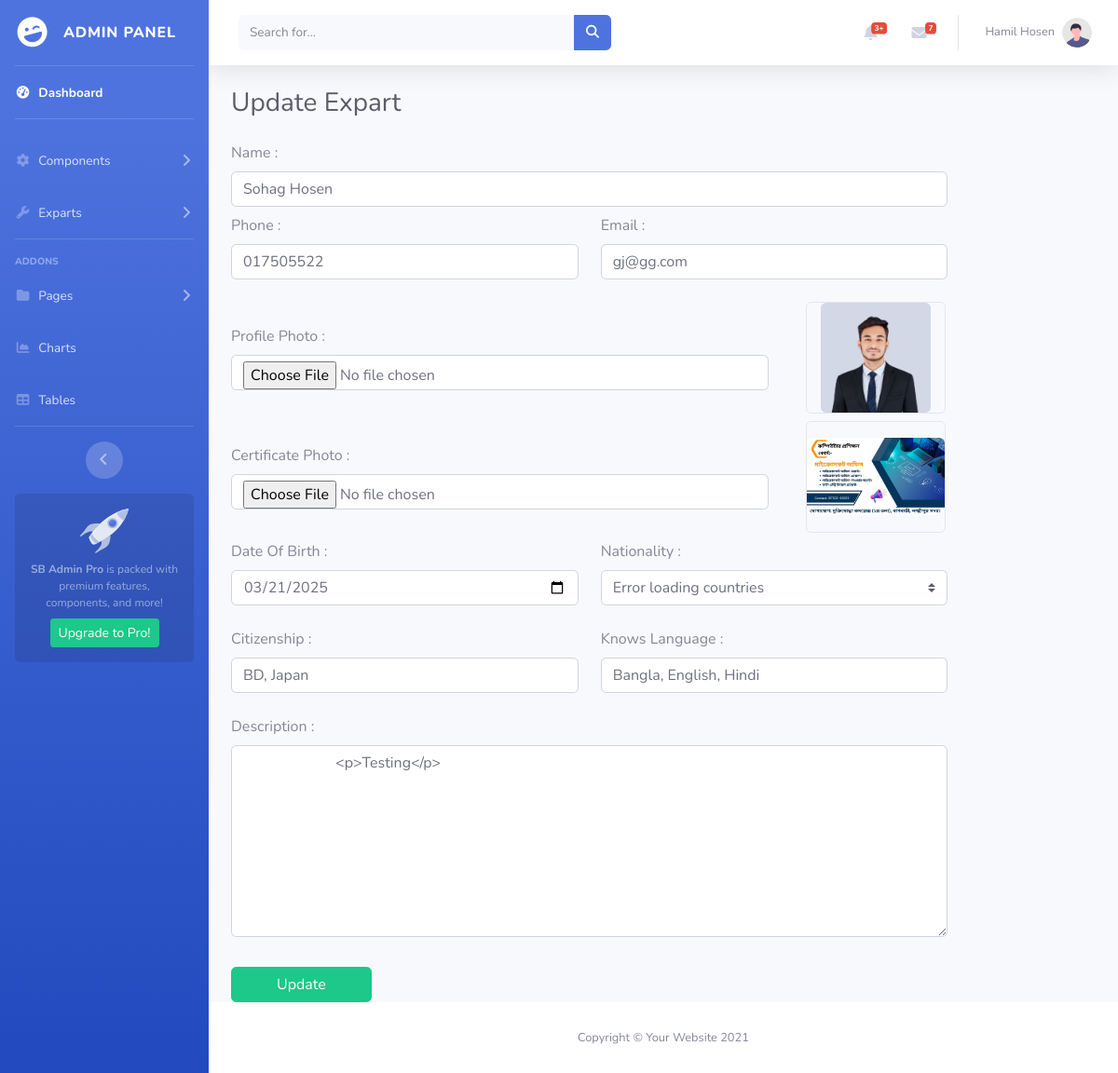
Page /edit-expart.php?expart_id=2597891831 (signed in) on the committed database.
### tables this page shows
CREATE TABLE `exparts` (
  `id` int(11) NOT NULL,
  `name` varchar(100) NOT NULL,
  `phone` varchar(100) NOT NULL,
  `email` varchar(100) NOT NULL,
  `profile_img` varchar(255) NOT NULL,
  `certificate_img` varchar(255) NOT NULL,
  `date_of_birth` date NOT NULL,
  `nationality` varchar(150) NOT NULL,
  `citizenship` varchar(255) DEFAULT NULL,
  `language` varchar(255) DEFAULT NULL,
  `description` text NOT NULL,
  `expart_id` bigint(20) NOT NULL
);

### edit-expart.php (the view, shortened to what this page needs)
<?php include 'header.php';
if(isset($_GET['expart_id'])){
    $expart_id = $_GET['expart_id'];
}
$sql = "SELECT * FROM `exparts` WHERE expart_id = $expart_id";
$query = mysqli_query($conn, $sql);
$old = mysqli_fetch_array($query);
?>
<div class="container-fluid">
    <div class="d-sm-flex align-items-center justify-content-between mb-4">
        <h1 class="h3 mb-0 text-gray-800">Update Expart</h1>
    </div>
    <div class="row">
        <div class="col-12 col-md-10">
            <form action="" method="POST" enctype="multipart/form-data">
                <div class="mb-2">
                    <label for="name" class="form-label">Name :</label>
                    <input type="text" id="name" name="name" class="form-control" value="<?=$old['name']?>">
                </div>
                <div class="row mb-2">
                    <div class="col-md-6 mb-3">
                        <label for="phone" class="form-label">Phone :</label>
                        <input type="number" class="form-control" id="phone" name="phone" value="<?=$old['phone']?>">
                    </div>
                    <div class="col-md-6 mb-3">
                        <label for="email" class="form-label">Email :</label>
                        <input type="email" class="form-control" id="email" name="email" value="<?=$old['email']?>">
                    </div>
                </div>
                <div class="mb-2 d-flex align-items-center">
                    <div class="w-75">
                        <label for="profile" class="form-label">Profile Photo :</label>
                        <input type="file" id="profile" name="profile" class="form-control me-5" onchange="previewImage(event)">
                    </div>
                    <div class="border rounded d-flex align-items-center justify-content-center" style="width: 150px; margin-left: 40px; height: 120px; border: 1px dashed #355CCD;">
                        <img id="profilePreview" src="<?=$old['profile_img']?>" alt="Select a Photo" class="img-fluid rounded" style="max-width: 100%; max-height: 100%;">
                    </div>
                </div>
                <div class="mb-2 d-flex align-items-center">
                    <div class="w-75">
                        <label for="certificate" class="    form-label">Certificate Photo :</label>
                        <input type="file" id="certificate" name="cer_img" class="form-control me-5" onchange="previewImage2(event)">
                    </div>
                    <div class="border rounded d-flex align-items-center justify-content-center" style="width: 150px; margin-left: 40px; height: 120px; border: 1px dashed #355CCD;">
                        <img src="<?=$old['certificate_img']?>" id="certi_img" alt="Select a Photo" class="img-fluid rounded" style="max-width: 100%; max-height: 100%;">
                    </div>
                </div>
                <div class="row mb-2">
                    <div class="col-md-6 mb-3">
                        <label for="dateofB" class="form-label">Date Of Birth :</label>
                        <input type="date" class="form-control" id="dateofB" name="date" value="<?=$old['date_of_birth']?>">
                    </div>
                    <div class="col-md-6 mb-3">
                        <label for="nationality" class="form-label">Nationality :</label>
                        <select class="custom-select" id="nationality" name="nationality" required>
                            <option  value="<?=$old['nationality']?>" selected><?=$old['nationality']?></option>
                        </select>
                    </div>
                </div>
                <div class="row mb-2">
                    <div class="col-md-6 mb-3">
                        <label for="citizenship" class="form-label">Citizenship :</label>
                        <input type="text" class="form-control" id="citizenship" name="citizenship" value="<?=$old['citizenship']?>">
                    </div>
                    <div class="col-md-6 mb-3">
                        <label for="language" class="form-label">Knows Language :</label>
                        <input type="text" class="form-control" id="language" name="language" value="<?=$old['language']?>">
                    </div>
                </div>
                <div class="mb-2">
                    <label for="description" class="form-label">Description :</label>
                    <textarea id="description" name="description" rows="8" class="form-control">
                        <?=$old['description']?>
                    </textarea>
                </div>
                <input type="submit" value="Update" class="btn btn-success mt-4 px-5">
            </form>
        </div>
    </div>
</div>
<?php include 'footer.php';
?>

### rows in the picture
exparts: name "Sohag Hosen", phone "017505522", email "gj@gg.com", profile_img (picture), certificate_img (picture), date "03/21/2025", citizenship "BD, Japan", language "Bangla, English, Hindi", description "<p>Testing</p>"

### other values in the picture
$_SESSION['admin_name'] "Hamil Hosen"
